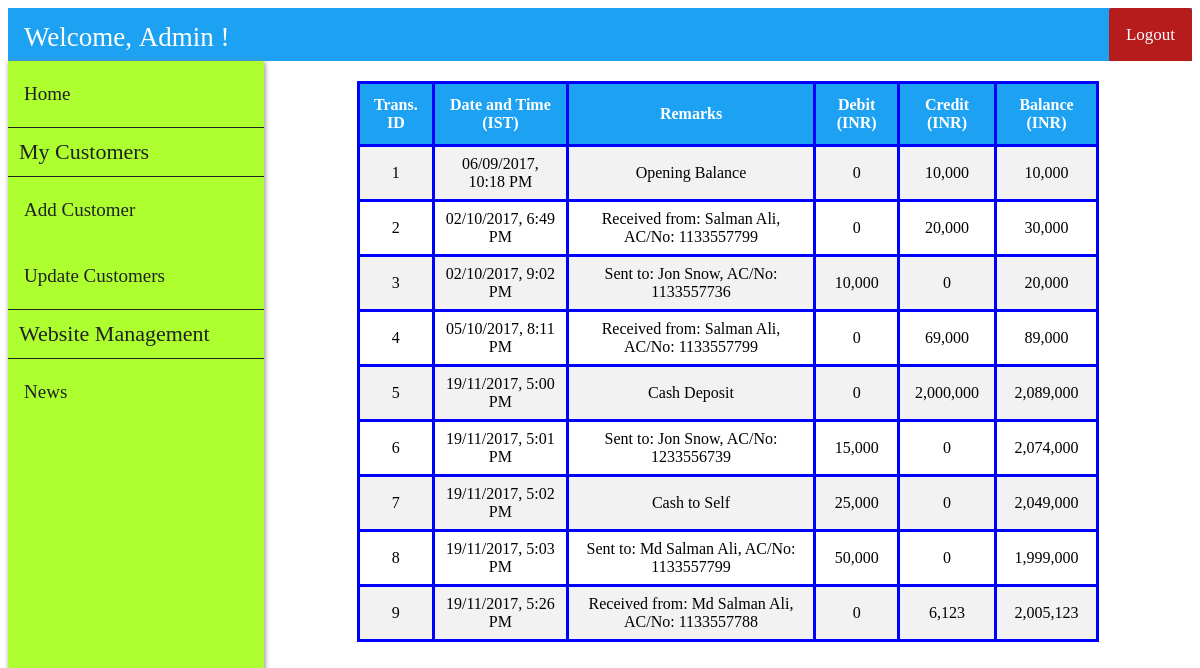
The page /transactions.php?cust_id=1 (signed in) on the database its author committed.
### tables this page shows
CREATE TABLE IF NOT EXISTS `passbook1` (
  `trans_id` int(11) NOT NULL AUTO_INCREMENT,
  `trans_date` datetime DEFAULT NULL,
  `remarks` varchar(255) DEFAULT NULL,
  `debit` int(11) DEFAULT NULL,
  `credit` int(11) DEFAULT NULL,
  `balance` int(11) DEFAULT NULL,
  PRIMARY KEY (`trans_id`)
);

### transactions.php (the view, shortened to what this page needs)
<?php
    include "connect.php";
    include "user_navbar.php";
    include "admin_sidebar.php";
    $sql0 = "SELECT * FROM passbook".$_SESSION['cust_id'];
?>
<!DOCTYPE html>
<html>
<head>
    <link rel="stylesheet" href="transactions_style.css">
</head>
<body>
    <div class="flex-container">
        <?php
            $result = $conn->query($sql0);
            if ($result->num_rows > 0) {?>
                <table id="transactions">
                    <tr>
                        <th>Trans. ID</th>
                        <th>Date and Time (IST)</th>
                        <th>Remarks</th>
                        <th>Debit (INR)</th>
                        <th>Credit (INR)</th>
                        <th>Balance (INR)</th>
                    </tr>
        <?php
            while($row = $result->fetch_assoc()) {?>
                    <tr>
                        <td><?php echo $row["trans_id"]; ?></td>
                        <td>
                            <?php
                                $time = strtotime($row["trans_date"]);
                                $sanitized_time = date("d/m/Y, g:i A", $time);
                                echo $sanitized_time;
                             ?>
                        </td>
                        <td><?php echo $row["remarks"]; ?></td>
                        <td><?php echo number_format($row["debit"]); ?></td>
                        <td><?php echo number_format($row["credit"]); ?></td>
                        <td><?php echo number_format($row["balance"]); ?></td>
                    </tr>
            <?php } ?>
            </table>
            <?php
            } else {  ?>
                <p id="none"> No results found :(</p>
            <?php }
            $conn->close(); ?>
</body>
</html>

### transactions_style.css (style rules this page uses)
.flex-container { display: -webkit-flex; display: flex; margin-left: 256px; width: auto; height: auto; padding-top: 20px; flex-direction: column; overflow-x: auto; }
#transactions { font-family: OpenSans-Regular; border-collapse: collapse; width: 80%; margin: auto; }
#transactions td, #transactions th { text-align: center; border: 3px solid blue; padding: 8px; }
#transactions tr:nth-child(even) { background-color: #f2f2f2; }
#transactions th { padding-top: 12px; padding-bottom: 12px; background-color: #1DA1F2; color: white; }

### rows shown on the page
passbook1: trans_id "1", trans_date "06/09/2017, 10:18 PM", remarks "Opening Balance", debit "0", credit "10,000", balance "10,000"
passbook1: trans_id "2", trans_date "02/10/2017, 6:49 PM", remarks "Received from: Salman Ali, AC/No: 1133557799", debit "0", credit "20,000", balance "30,000"
passbook1: trans_id "3", trans_date "02/10/2017, 9:02 PM", remarks "Sent to: Jon Snow, AC/No: 1133557736", debit "10,000", credit "0", balance "20,000"
passbook1: trans_id "4", trans_date "05/10/2017, 8:11 PM", remarks "Received from: Salman Ali, AC/No: 1133557799", debit "0", credit "69,000", balance "89,000"
passbook1: trans_id "5", trans_date "19/11/2017, 5:00 PM", remarks "Cash Deposit", debit "0", credit "2,000,000", balance "2,089,000"
passbook1: trans_id "6", trans_date "19/11/2017, 5:01 PM", remarks "Sent to: Jon Snow, AC/No: 1233556739", debit "15,000", credit "0", balance "2,074,000"
passbook1: trans_id "7", trans_date "19/11/2017, 5:02 PM", remarks "Cash to Self", debit "25,000", credit "0", balance "2,049,000"
passbook1: trans_id "8", trans_date "19/11/2017, 5:03 PM", remarks "Sent to: Md Salman Ali, AC/No: 1133557799", debit "50,000", credit "0", balance "1,999,000"
passbook1: trans_id "9", trans_date "19/11/2017, 5:26 PM", remarks "Received from: Md Salman Ali, AC/No: 1133557788", debit "0", credit "6,123", balance "2,005,123"
